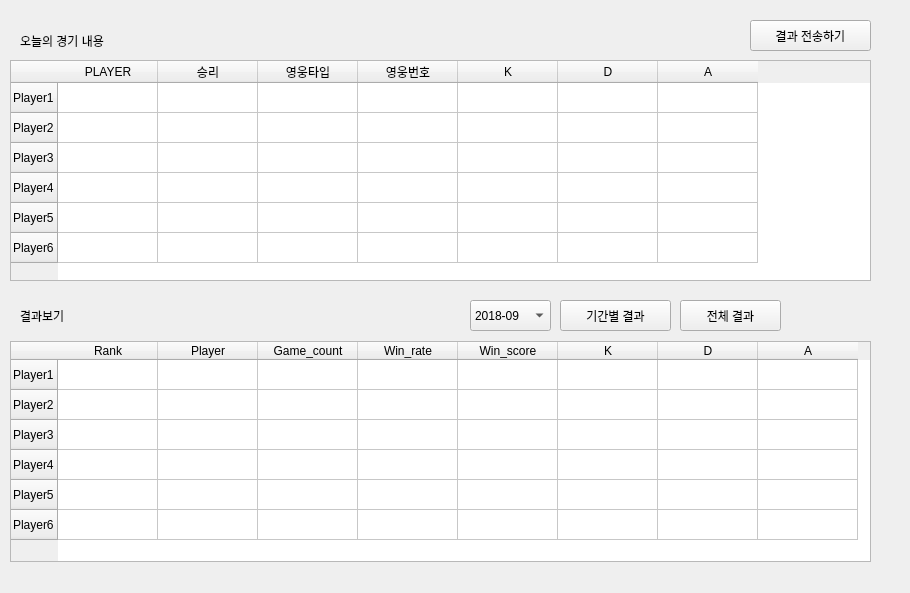
<?xml version="1.0" encoding="UTF-8"?>
<ui version="4.0">
 <class>MainWindow</class>
 <widget class="QMainWindow" name="MainWindow">
  <property name="geometry">
   <rect>
    <x>0</x>
    <y>0</y>
    <width>910</width>
    <height>593</height>
   </rect>
  </property>
  <property name="windowTitle">
   <string>YKA CHAOS MANAGAER V1.0</string>
  </property>
  <widget class="QWidget" name="centralwidget">
   <widget class="QTableWidget" name="tableWidget">
    <property name="geometry">
     <rect>
      <x>10</x>
      <y>60</y>
      <width>861</width>
      <height>221</height>
     </rect>
    </property>
    <row>
     <property name="text">
      <string>Player1</string>
     </property>
    </row>
    <row>
     <property name="text">
      <string>Player2</string>
     </property>
    </row>
    <row>
     <property name="text">
      <string>Player3</string>
     </property>
    </row>
    <row>
     <property name="text">
      <string>Player4</string>
     </property>
    </row>
    <row>
     <property name="text">
      <string>Player5</string>
     </property>
    </row>
    <row>
     <property name="text">
      <string>Player6</string>
     </property>
    </row>
    <column>
     <property name="text">
      <string>PLAYER</string>
     </property>
    </column>
    <column>
     <property name="text">
      <string>승리</string>
     </property>
    </column>
    <column>
     <property name="text">
      <string>영웅타입</string>
     </property>
    </column>
    <column>
     <property name="text">
      <string>영웅번호</string>
     </property>
    </column>
    <column>
     <property name="text">
      <string>K</string>
     </property>
    </column>
    <column>
     <property name="text">
      <string>D</string>
     </property>
    </column>
    <column>
     <property name="text">
      <string>A</string>
     </property>
    </column>
   </widget>
   <widget class="QPushButton" name="pushButton">
    <property name="geometry">
     <rect>
      <x>750</x>
      <y>20</y>
      <width>121</width>
      <height>31</height>
     </rect>
    </property>
    <property name="text">
     <string>결과 전송하기</string>
    </property>
   </widget>
   <widget class="QLabel" name="label">
    <property name="geometry">
     <rect>
      <x>20</x>
      <y>30</y>
      <width>161</width>
      <height>21</height>
     </rect>
    </property>
    <property name="text">
     <string>오늘의 경기 내용</string>
    </property>
   </widget>
   <widget class="QLabel" name="label_2">
    <property name="geometry">
     <rect>
      <x>20</x>
      <y>310</y>
      <width>56</width>
      <height>12</height>
     </rect>
    </property>
    <property name="text">
     <string>결과보기</string>
    </property>
   </widget>
   <widget class="QComboBox" name="comboBox">
    <property name="geometry">
     <rect>
      <x>470</x>
      <y>300</y>
      <width>81</width>
      <height>31</height>
     </rect>
    </property>
    <item>
     <property name="text">
      <string>2018-09</string>
     </property>
    </item>
    <item>
     <property name="text">
      <string>2018-10</string>
     </property>
    </item>
    <item>
     <property name="text">
      <string>2018-11</string>
     </property>
    </item>
    <item>
     <property name="text">
      <string>2018-12</string>
     </property>
    </item>
    <item>
     <property name="text">
      <string>2019-01</string>
     </property>
    </item>
   </widget>
   <widget class="QPushButton" name="pushButton_2">
    <property name="geometry">
     <rect>
      <x>560</x>
      <y>300</y>
      <width>111</width>
      <height>31</height>
     </rect>
    </property>
    <property name="text">
     <string>기간별 결과</string>
    </property>
   </widget>
   <widget class="QPushButton" name="pushButton_3">
    <property name="geometry">
     <rect>
      <x>680</x>
      <y>300</y>
      <width>101</width>
      <height>31</height>
     </rect>
    </property>
    <property name="text">
     <string>전체 결과</string>
    </property>
   </widget>
   <widget class="QTableWidget" name="tableWidget_2">
    <property name="geometry">
     <rect>
      <x>10</x>
      <y>341</y>
      <width>861</width>
      <height>221</height>
     </rect>
    </property>
    <row>
     <property name="text">
      <string>Player1</string>
     </property>
    </row>
    <row>
     <property name="text">
      <string>Player2</string>
     </property>
    </row>
    <row>
     <property name="text">
      <string>Player3</string>
     </property>
    </row>
    <row>
     <property name="text">
      <string>Player4</string>
     </property>
    </row>
    <row>
     <property name="text">
      <string>Player5</string>
     </property>
    </row>
    <row>
     <property name="text">
      <string>Player6</string>
     </property>
    </row>
    <column>
     <property name="text">
      <string>Rank</string>
     </property>
    </column>
    <column>
     <property name="text">
      <string>Player</string>
     </property>
    </column>
    <column>
     <property name="text">
      <string>Game_count</string>
     </property>
    </column>
    <column>
     <property name="text">
      <string>Win_rate</string>
     </property>
    </column>
    <column>
     <property name="text">
      <string>Win_score</string>
     </property>
    </column>
    <column>
     <property name="text">
      <string>K</string>
     </property>
    </column>
    <column>
     <property name="text">
      <string>D</string>
     </property>
    </column>
    <column>
     <property name="text">
      <string>A</string>
     </property>
    </column>
   </widget>
  </widget>
 </widget>
 <resources/>
 <connections/>
</ui>
